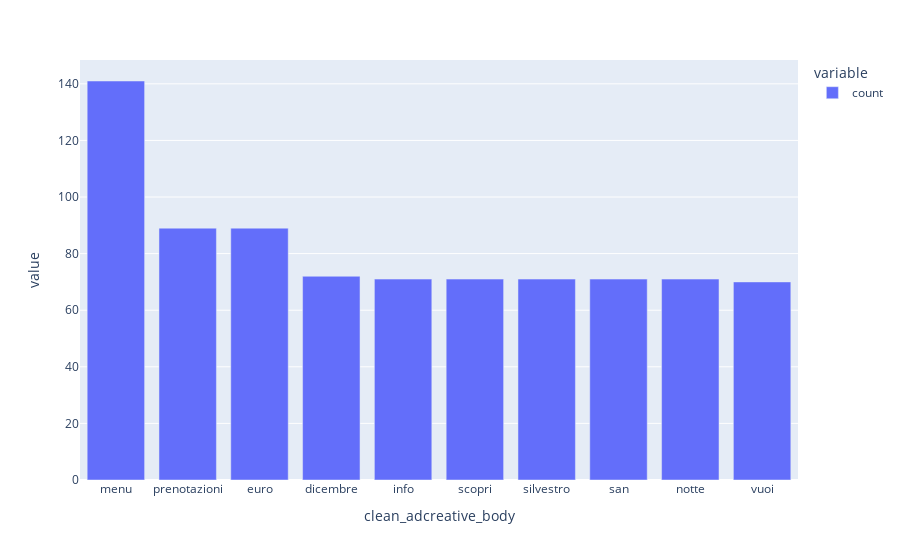

Notebook code cell kept with this figure:
### Markdown cell above
###### Inspecting the top words in Adcreative Field

### Code cell
tw = hero.visualization.top_words(final_df["clean_adcreative_body"]).head(10)
import plotly.express as px

fig = px.bar(tw)
fig.show()
tw.head()

### Figure 1 — Plotly figure (JSON) as saved in the notebook; plotly's stock layout.template omitted (floating-point values rounded to 4 significant figures)
{"data": [{"alignmentgroup": "True", "hovertemplate": "variable=count<br>clean_adcreative_body=%{x}<br>value=%{y}<extra></extra>", "legendgroup": "count", "marker": {"color": "#636efa", "pattern": {"shape": ""}}, "name": "count", "offsetgroup": "count", "orientation": "v", "showlegend": true, "textposition": "auto", "type": "bar", "x": ["menu", "prenotazioni", "euro", "dicembre", "info", "scopri", "silvestro", "san", "notte", "vuoi"], "xaxis": "x", "y": [141, 89, 89, 72, 71, 71, 71, 71, 71, 70], "yaxis": "y"}], "layout": {"barmode": "relative", "legend": {"title": {"text": "variable"}, "tracegroupgap": 0}, "margin": {"t": 60}, "xaxis": {"anchor": "y", "domain": [0, 1], "title": {"text": "clean_adcreative_body"}}, "yaxis": {"anchor": "x", "domain": [0, 1], "title": {"text": "value"}}}}
